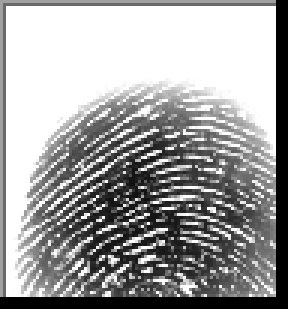
#> input picture backend/server/authentication/fingerprint_detection/3__M_Left_index_finger.BMP, 96 x 103 px, found by its file name (shown 3 times larger)
$ python fingerprint_detection.py
#> lines starting #> are read from the running program, lines starting #| are printed output that depends on the picture
import os
import cv2
from time import sleep

fingerprint_img = cv2.imread("fingerprint_detection/3__M_Left_index_finger.BMP") # Lendo a imagem principal
#> fingerprint_img is the input picture: shape (103, 96, 3); min 0, max 255, mean 160.2
fingerprint_img = cv2.resize(fingerprint_img, None,fx=2.5, fy=2.5) # Resize da image
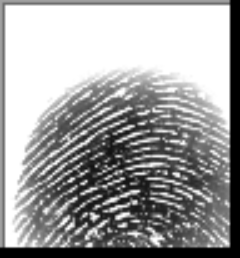
#> fingerprint_img: shape (258, 240, 3); min 0, max 255, mean 159.8

sift_algorithm = cv2.SIFT.create() # Criação do objeto do algoritmo SIFT(Scale Invariant Feature Transform)
kp1, descriptor_1 = sift_algorithm.detectAndCompute(fingerprint_img, None) # Rodar o algoritmo SIFT na imagem principal, kp1 é uma tupla de objetos KEYPOINT do opencv, descriptor é um array
#> kp1 = 1110 keypoints; strongest (x, y, size): (90, 245, 3.8), (94, 217, 4.7), (135, 202, 3.5), (156, 240, 8.6)

files_path = os.listdir("fingerprint_detection/SOCOFing/Real") # Path de cada imagem a ser comparada

for file in files_path[3000:3400]: # Iterar cada imagem, cortei a lista pra ser mais rapido
    print(file) # Printar a pasta que ele esta acessando no momento

    to_compare_fingerprint = cv2.imread("fingerprint_detection/SOCOFing/Real/" + file)

    kp2, descriptor_2 = sift_algorithm.detectAndCompute(to_compare_fingerprint, None) # Rodar o algoritmo SIFT na imagem a comparar

    matches = cv2.FlannBasedMatcher({'algorithm': 1, 'trees': 10},
                                    {}).knnMatch(descriptor_1, descriptor_2, k=2) # Retorna uma tupla de objetos Dmatch do opencv, NÃO SEI COMO FUNCIONA DIREITO

    match_points = []
    for p, q in matches: # Encontrar pontos correspondentes, NÃO SEI COMO FUNCIONA DIREITO TAMBÉM
        if p.distance < 0.1 * q.distance:
            match_points.append(p)

    keypoints = 0 # NAO SEI OQ FAZ AQUI E PARA QUE SERVE
    if len(kp1) < len(kp2):
        keypoints = len(kp1)
    else:
        keypoints = len(kp2)

    best_score = 0
    print(len(match_points) / keypoints, len(match_points) ,keypoints)
    if len(match_points) / keypoints * 100 > best_score: # Calcular o melhor score e guardar o nome da imagem que bateu
        print("ENTROU AQUI")
        best_score = len(match_points) / keypoints * 100
        filename = file
        image = to_compare_fingerprint

#> (the run stopped early here; a loop or call above may not have finished)

$ run again, with backend/server/authentication/fingerprint_detection/11__M_Right_ring_finger.BMP copied over backend/server/authentication/fingerprint_detection/3__M_Left_index_finger.BMP
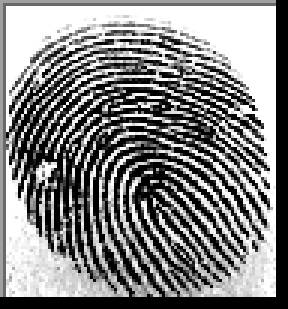
#> input picture backend/server/authentication/fingerprint_detection/11__M_Right_ring_finger.BMP, 96 x 103 px, found by its file name (shown 3 times larger)
#> fingerprint_img is the input picture: shape (103, 96, 3); min 0, max 255, mean 131.4
#> `fingerprint_img = cv2.resize(fingerprint_img, None,fx=2.5, fy=2.5)`:
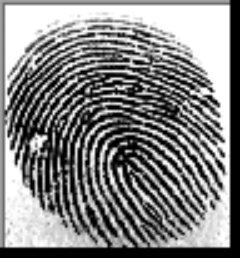
#> fingerprint_img: shape (258, 240, 3); min 0, max 255, mean 131.1
#> kp1 = 1546 keypoints; strongest (x, y, size): (120, 170, 3.9), (105, 147, 3.6), (222, 154, 3.4), (220, 165, 4.2)
